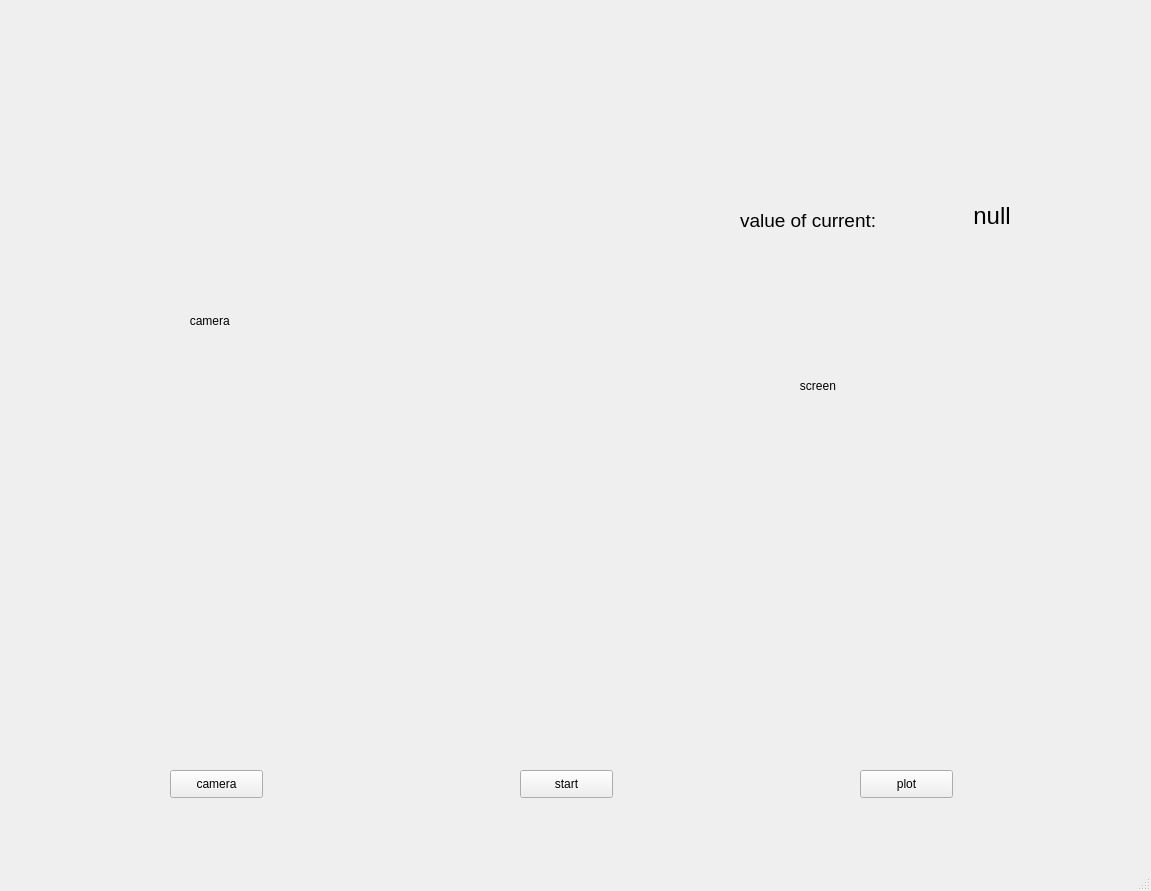
<?xml version="1.0" encoding="UTF-8"?>
<ui version="4.0">
 <class>MainWindow</class>
 <widget class="QMainWindow" name="MainWindow">
  <property name="geometry">
   <rect>
    <x>0</x>
    <y>0</y>
    <width>1151</width>
    <height>891</height>
   </rect>
  </property>
  <property name="windowTitle">
   <string>MainWindow</string>
  </property>
  <widget class="QWidget" name="centralwidget">
   <widget class="QPushButton" name="pushButton">
    <property name="geometry">
     <rect>
      <x>170</x>
      <y>770</y>
      <width>93</width>
      <height>28</height>
     </rect>
    </property>
    <property name="text">
     <string>camera</string>
    </property>
   </widget>
   <widget class="QPushButton" name="pushButton_2">
    <property name="geometry">
     <rect>
      <x>520</x>
      <y>770</y>
      <width>93</width>
      <height>28</height>
     </rect>
    </property>
    <property name="text">
     <string>start</string>
    </property>
   </widget>
   <widget class="QPushButton" name="pushButton_3">
    <property name="geometry">
     <rect>
      <x>860</x>
      <y>770</y>
      <width>93</width>
      <height>28</height>
     </rect>
    </property>
    <property name="text">
     <string>plot</string>
    </property>
   </widget>
   <widget class="QLabel" name="label">
    <property name="geometry">
     <rect>
      <x>60</x>
      <y>80</y>
      <width>641</width>
      <height>481</height>
     </rect>
    </property>
    <property name="text">
     <string>                                       camera</string>
    </property>
   </widget>
   <widget class="QLabel" name="label_2">
    <property name="geometry">
     <rect>
      <x>750</x>
      <y>290</y>
      <width>281</width>
      <height>191</height>
     </rect>
    </property>
    <property name="text">
     <string>               screen</string>
    </property>
   </widget>
   <widget class="QLabel" name="label_4">
    <property name="geometry">
     <rect>
      <x>740</x>
      <y>180</y>
      <width>221</width>
      <height>81</height>
     </rect>
    </property>
    <property name="font">
     <font>
      <pointsize>14</pointsize>
     </font>
    </property>
    <property name="text">
     <string>value of current:</string>
    </property>
   </widget>
   <widget class="QLabel" name="label_5">
    <property name="geometry">
     <rect>
      <x>960</x>
      <y>190</y>
      <width>141</width>
      <height>51</height>
     </rect>
    </property>
    <property name="font">
     <font>
      <pointsize>18</pointsize>
     </font>
    </property>
    <property name="text">
     <string>  null</string>
    </property>
   </widget>
  </widget>
  <widget class="QMenuBar" name="menubar">
   <property name="geometry">
    <rect>
     <x>0</x>
     <y>0</y>
     <width>1151</width>
     <height>26</height>
    </rect>
   </property>
  </widget>
  <widget class="QStatusBar" name="statusbar"/>
 </widget>
 <resources/>
 <connections/>
</ui>
